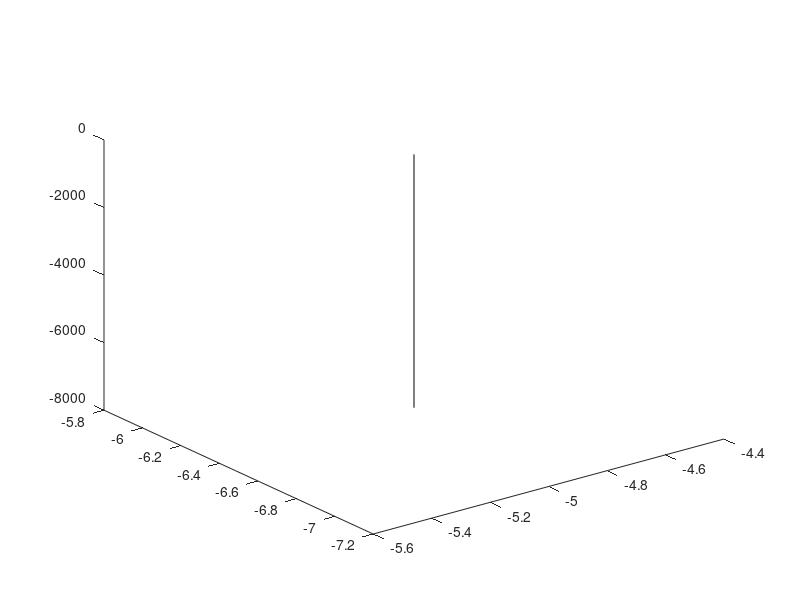

The MATLAB source for this figure: (Note: this script raises an error after producing the figure.)

% variables
bpREPLACEdepth = -7500;
bpREPLACEAP = -6.5;
bpREPLACEML = -5;

% session depth + coordinates
bpREPLACEtop = [bpREPLACEML, bpREPLACEAP, 0];
bpREPLACEbottom = [bpREPLACEML, bpREPLACEAP, bpREPLACEdepth];
bpREPLACE = [bpREPLACEtop;bpREPLACEbottom];
plot3(bpREPLACE(:,1),bpREPLACE(:,2),bpREPLACE(:,3),'k')

bpREPLACEch32 = scatter3(bpREPLACEML, bpREPLACEAP, bpREPLACEdepth + 4650, dot_size, 'r', 'filled');
bpREPLACEch31 = scatter3(bpREPLACEML, bpREPLACEAP, bpREPLACEdepth + 4500, dot_size, 'r', 'filled');
bpREPLACEch30 = scatter3(bpREPLACEML, bpREPLACEAP, bpREPLACEdepth + 4350, dot_size, 'r', 'filled');
bpREPLACEch29 = scatter3(bpREPLACEML, bpREPLACEAP, bpREPLACEdepth + 4200, dot_size, 'r', 'filled');
bpREPLACEch28 = scatter3(bpREPLACEML, bpREPLACEAP, bpREPLACEdepth + 4050, dot_size, 'r', 'filled');
bpREPLACEch27 = scatter3(bpREPLACEML, bpREPLACEAP, bpREPLACEdepth + 3900, dot_size, 'r', 'filled');
bpREPLACEch26 = scatter3(bpREPLACEML, bpREPLACEAP, bpREPLACEdepth + 3750, dot_size, 'r', 'filled');
bpREPLACEch25 = scatter3(bpREPLACEML, bpREPLACEAP, bpREPLACEdepth + 3600, dot_size, 'r', 'filled');
bpREPLACEch24 = scatter3(bpREPLACEML, bpREPLACEAP, bpREPLACEdepth + 3450, dot_size, 'r', 'filled');
bpREPLACEch23 = scatter3(bpREPLACEML, bpREPLACEAP, bpREPLACEdepth + 3300, dot_size, 'r', 'filled');
bpREPLACEch22 = scatter3(bpREPLACEML, bpREPLACEAP, bpREPLACEdepth + 3150, dot_size, 'r', 'filled');
bpREPLACEch21 = scatter3(bpREPLACEML, bpREPLACEAP, bpREPLACEdepth + 3000, dot_size, 'r', 'filled');
bpREPLACEch20 = scatter3(bpREPLACEML, bpREPLACEAP, bpREPLACEdepth + 2850, dot_size, 'r', 'filled');
bpREPLACEch19 = scatter3(bpREPLACEML, bpREPLACEAP, bpREPLACEdepth + 2700, dot_size, 'r', 'filled');
bpREPLACEch18 = scatter3(bpREPLACEML, bpREPLACEAP, bpREPLACEdepth + 2550, dot_size, 'r', 'filled');
bpREPLACEch17 = scatter3(bpREPLACEML, bpREPLACEAP, bpREPLACEdepth + 2400, dot_size, 'r', 'filled');
bpREPLACEch16 = scatter3(bpREPLACEML, bpREPLACEAP, bpREPLACEdepth + 2250, dot_size, 'r', 'filled');
bpREPLACEch15 = scatter3(bpREPLACEML, bpREPLACEAP, bpREPLACEdepth + 2100, dot_size, 'r', 'filled');
bpREPLACEch14 = scatter3(bpREPLACEML, bpREPLACEAP, bpREPLACEdepth + 1950, dot_size, 'r', 'filled');
bpREPLACEch13 = scatter3(bpREPLACEML, bpREPLACEAP, bpREPLACEdepth + 1800, dot_size, 'r', 'filled');
bpREPLACEch12 = scatter3(bpREPLACEML, bpREPLACEAP, bpREPLACEdepth + 1650, dot_size, 'r', 'filled');
bpREPLACEch11 = scatter3(bpREPLACEML, bpREPLACEAP, bpREPLACEdepth + 1500, dot_size, 'r', 'filled');
bpREPLACEch10 = scatter3(bpREPLACEML, bpREPLACEAP, bpREPLACEdepth + 1350, dot_size, 'r', 'filled');
bpREPLACEch09 = scatter3(bpREPLACEML, bpREPLACEAP, bpREPLACEdepth + 1200, dot_size, 'r', 'filled');
bpREPLACEch08 = scatter3(bpREPLACEML, bpREPLACEAP, bpREPLACEdepth + 1050, dot_size, 'r', 'filled');
bpREPLACEch07 = scatter3(bpREPLACEML, bpREPLACEAP, bpREPLACEdepth +  900, dot_size, 'r', 'filled');
bpREPLACEch06 = scatter3(bpREPLACEML, bpREPLACEAP, bpREPLACEdepth +  750, dot_size, 'r', 'filled');
bpREPLACEch05 = scatter3(bpREPLACEML, bpREPLACEAP, bpREPLACEdepth +  600, dot_size, 'r', 'filled');
bpREPLACEch04 = scatter3(bpREPLACEML, bpREPLACEAP, bpREPLACEdepth +  450, dot_size, 'r', 'filled');
bpREPLACEch03 = scatter3(bpREPLACEML, bpREPLACEAP, bpREPLACEdepth +  300, dot_size, 'r', 'filled');
bpREPLACEch02 = scatter3(bpREPLACEML, bpREPLACEAP, bpREPLACEdepth +  150, dot_size, 'r', 'filled');
bpREPLACEch01 = scatter3(bpREPLACEML, bpREPLACEAP, bpREPLACEdepth +    0, dot_size, 'r', 'filled');






% variables
bpREPLACEdepth = -3750;
bpREPLACEAP = -4.5;
bpREPLACEML = -4.5;

% session depth + coordinates
bpREPLACEtop = [bpREPLACEML, bpREPLACEAP, 0];
bpREPLACEbottom = [bpREPLACEML, bpREPLACEAP, bpREPLACEdepth];
bpREPLACE = [bpREPLACEtop;bpREPLACEbottom];
plot3(bpREPLACE(:,1),bpREPLACE(:,2),bpREPLACE(:,3),'k')


bpREPLACEch01 = scatter3(bpREPLACEML, bpREPLACEAP, bpREPLACEdepth +    0, dot_size, 'r', 'filled');



% 100 um spacing

% variables
bpREPLACEdepth = -7500;
bpREPLACEAP = -6.5;
bpREPLACEML = -5;

% session depth + coordinates
bpREPLACEtop = [bpREPLACEML, bpREPLACEAP, 0];
bpREPLACEbottom = [bpREPLACEML, bpREPLACEAP, bpREPLACEdepth];
bpREPLACE = [bpREPLACEtop;bpREPLACEbottom];
plot3(bpREPLACE(:,1),bpREPLACE(:,2),bpREPLACE(:,3),'k')


bpREPLACEch32 = scatter3(bpREPLACEML, bpREPLACEAP, bpREPLACEdepth + 3100, dot_size, 'r', 'filled');
bpREPLACEch31 = scatter3(bpREPLACEML, bpREPLACEAP, bpREPLACEdepth + 3000, dot_size, 'r', 'filled');
bpREPLACEch30 = scatter3(bpREPLACEML, bpREPLACEAP, bpREPLACEdepth + 2900, dot_size, 'r', 'filled');
bpREPLACEch29 = scatter3(bpREPLACEML, bpREPLACEAP, bpREPLACEdepth + 2800, dot_size, 'r', 'filled');
bpREPLACEch28 = scatter3(bpREPLACEML, bpREPLACEAP, bpREPLACEdepth + 2700, dot_size, 'r', 'filled');
bpREPLACEch27 = scatter3(bpREPLACEML, bpREPLACEAP, bpREPLACEdepth + 2600, dot_size, 'r', 'filled');
bpREPLACEch26 = scatter3(bpREPLACEML, bpREPLACEAP, bpREPLACEdepth + 2500, dot_size, 'r', 'filled');
bpREPLACEch25 = scatter3(bpREPLACEML, bpREPLACEAP, bpREPLACEdepth + 2400, dot_size, 'r', 'filled');
bpREPLACEch24 = scatter3(bpREPLACEML, bpREPLACEAP, bpREPLACEdepth + 2300, dot_size, 'r', 'filled');
bpREPLACEch23 = scatter3(bpREPLACEML, bpREPLACEAP, bpREPLACEdepth + 2200, dot_size, 'r', 'filled');
bpREPLACEch22 = scatter3(bpREPLACEML, bpREPLACEAP, bpREPLACEdepth + 2100, dot_size, 'r', 'filled');
bpREPLACEch21 = scatter3(bpREPLACEML, bpREPLACEAP, bpREPLACEdepth + 2000, dot_size, 'r', 'filled');
bpREPLACEch20 = scatter3(bpREPLACEML, bpREPLACEAP, bpREPLACEdepth + 1900, dot_size, 'r', 'filled');
bpREPLACEch19 = scatter3(bpREPLACEML, bpREPLACEAP, bpREPLACEdepth + 1800, dot_size, 'r', 'filled');
bpREPLACEch18 = scatter3(bpREPLACEML, bpREPLACEAP, bpREPLACEdepth + 1700, dot_size, 'r', 'filled');
bpREPLACEch17 = scatter3(bpREPLACEML, bpREPLACEAP, bpREPLACEdepth + 1600, dot_size, 'r', 'filled');
bpREPLACEch16 = scatter3(bpREPLACEML, bpREPLACEAP, bpREPLACEdepth + 1500, dot_size, 'r', 'filled');
bpREPLACEch15 = scatter3(bpREPLACEML, bpREPLACEAP, bpREPLACEdepth + 1400, dot_size, 'r', 'filled');
bpREPLACEch14 = scatter3(bpREPLACEML, bpREPLACEAP, bpREPLACEdepth + 1300, dot_size, 'r', 'filled');
bpREPLACEch13 = scatter3(bpREPLACEML, bpREPLACEAP, bpREPLACEdepth + 1200, dot_size, 'r', 'filled');
bpREPLACEch12 = scatter3(bpREPLACEML, bpREPLACEAP, bpREPLACEdepth + 1100, dot_size, 'r', 'filled');
bpREPLACEch11 = scatter3(bpREPLACEML, bpREPLACEAP, bpREPLACEdepth + 1000, dot_size, 'r', 'filled');
bpREPLACEch10 = scatter3(bpREPLACEML, bpREPLACEAP, bpREPLACEdepth +  900, dot_size, 'r', 'filled');
bpREPLACEch09 = scatter3(bpREPLACEML, bpREPLACEAP, bpREPLACEdepth +  800, dot_size, 'r', 'filled');
bpREPLACEch08 = scatter3(bpREPLACEML, bpREPLACEAP, bpREPLACEdepth +  700, dot_size, 'r', 'filled');
bpREPLACEch07 = scatter3(bpREPLACEML, bpREPLACEAP, bpREPLACEdepth +  600, dot_size, 'r', 'filled');
bpREPLACEch06 = scatter3(bpREPLACEML, bpREPLACEAP, bpREPLACEdepth +  500, dot_size, 'r', 'filled');
bpREPLACEch05 = scatter3(bpREPLACEML, bpREPLACEAP, bpREPLACEdepth +  400, dot_size, 'r', 'filled');
bpREPLACEch04 = scatter3(bpREPLACEML, bpREPLACEAP, bpREPLACEdepth +  300, dot_size, 'r', 'filled');
bpREPLACEch03 = scatter3(bpREPLACEML, bpREPLACEAP, bpREPLACEdepth +  200, dot_size, 'r', 'filled');
bpREPLACEch02 = scatter3(bpREPLACEML, bpREPLACEAP, bpREPLACEdepth +  100, dot_size, 'r', 'filled');
bpREPLACEch01 = scatter3(bpREPLACEML, bpREPLACEAP, bpREPLACEdepth +    0, dot_size, 'r', 'filled');